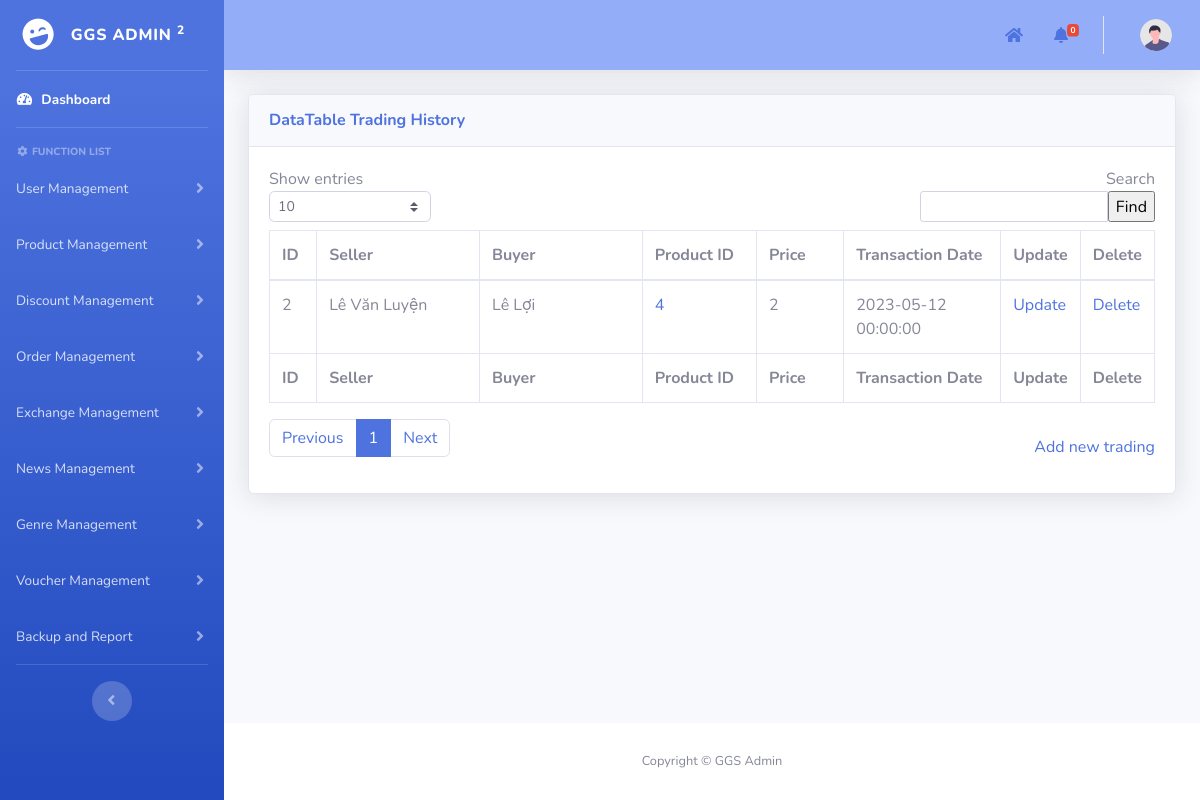
The page /admin/pages/exchangeManagement/tradings_history.php on the database as committed earlier.
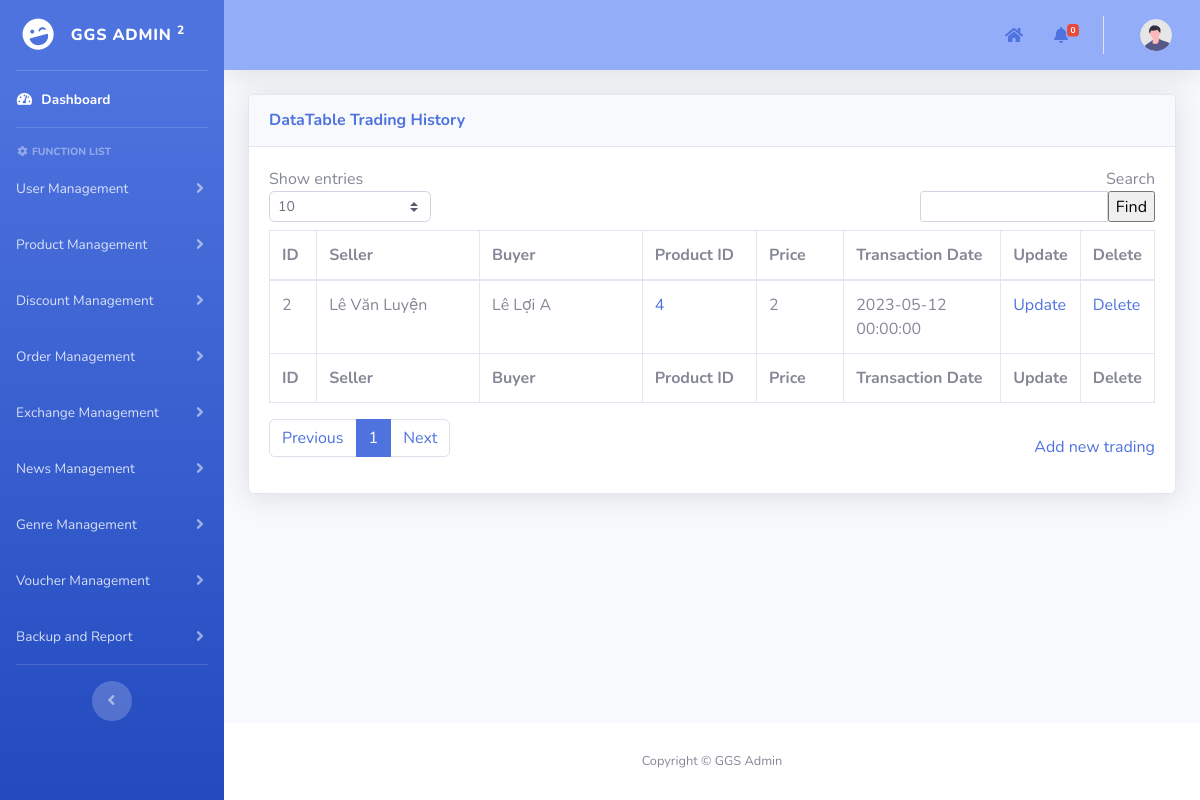
The same page on the database as committed later.
### tables this page shows
CREATE TABLE `tradings_history` (
  `id` int(11) NOT NULL AUTO_INCREMENT,
  `buyer_id` int(11) NOT NULL,
  `product_id` int(11) NOT NULL,
  `price` int(11) NOT NULL,
  `transaction_date` datetime NOT NULL,
  PRIMARY KEY (`id`),
  KEY `tradings_history_ibfk_2` (`buyer_id`),
  KEY `tradings_history_ibfk_3` (`product_id`),
  CONSTRAINT `tradings_history_ibfk_2` FOREIGN KEY (`buyer_id`) REFERENCES `users` (`id`) ON DELETE CASCADE ON UPDATE CASCADE,
  CONSTRAINT `tradings_history_ibfk_3` FOREIGN KEY (`product_id`) REFERENCES `purchased_products` (`id`) ON DELETE CASCADE ON UPDATE CASCADE
);

CREATE TABLE `users` (
  `id` int(11) NOT NULL AUTO_INCREMENT,
  `username` varchar(50) NOT NULL,
  `password` varchar(100) NOT NULL,
  `role` enum('user','manufacturer','developer') NOT NULL,
  `full_name` varchar(60) NOT NULL,
  `phone_number` varchar(10) NOT NULL,
  `email` varchar(100) NOT NULL,
  `Gcoin` int(11) NOT NULL DEFAULT 0,
  `locked_until` date DEFAULT NULL,
  `login_attempts` int(11) NOT NULL,
  `lastest_login` date NOT NULL DEFAULT '1900-01-01',
  PRIMARY KEY (`id`)
);

### admin/pages/add_template.php (called while the page is built, shortened)
<?php
include("../template/template.php");
?>

### admin/pages/exchangeManagement/tradings_history.php (the view, shortened to what the changed rows need)
<?php
include("../add_template.php");
function main()
{
    include("../../../mod/database_connection.php");
    $search = isset($_POST["search"]) ? $_POST["search"] : "";
    $show_entries = isset($_POST["show_entries"]) ? $_POST["show_entries"] : 10;
    if (isset($_GET['page'])) {
        $page = $_GET['page'];
    } else {
        $page = 1;
    }
    if ($page == 1) {
        $begin = 0;
    } else {
        $begin = ($page * $show_entries) - $show_entries;
    }
    $query = "SELECT us.full_name as Seller,th.*,ub.full_name as Buyer FROM `tradings_history` th
    INNER JOIN users ub ON ub.id = th.buyer_id
    INNER JOIN purchased_products pd ON pd.id = th.product_id
    INNER JOIN users us ON us.id = pd.customer_id
    WHERE ub.full_name LIKE '%$search%' OR us.full_name LIKE '%$search%'";
    $query .= "LIMIT $begin, $show_entries";
    $stmt = $conn->prepare($query);
    if (!$stmt->execute()) {
        die("Execute failed: " . $stmt->error);
    }
    $result = $stmt->get_result();
    ?>
    <div class="container-fluid">
        <form method="post" name="frmDataDiscount">
            <div class="card shadow mb-4">
                <div class="card-body">
                    <div class="table-responsive">
                        <div id="dataTable_wrapper" class="dataTables_wrapper dt-bootstrap4">
                            <div id="table_data_return">
                                <div class="row">
                                    <div class="col-sm-12">
                                        <table class="table table-bordered dataTable" id="dataTable" width="100%"
                                            cellspacing="0" role="grid" aria-describedby="dataTable_info"
                                            style="width: 100%;">
                                            <thead>
                                                <tr role="row">
                                                    <th class="sorting sorting_asc" tabindex="0" aria-controls="dataTable"
                                                        rowspan="1" colspan="1" aria-sort="ascending"
                                                        aria-label="ID: activate to sort column descending"
                                                        style="width: 50px;">
                                                        ID
                                                    </th>
                                                    <th class="sorting" tabindex="0" aria-controls="dataTable" rowspan="1"
                                                        colspan="1"
                                                        aria-label="Order date: activate to sort column ascending"
                                                        style="width: 210px;">
                                                        Seller</th>
                                                    <th class="sorting" tabindex="0" aria-controls="dataTable" rowspan="1"
                                                        colspan="1" aria-label="Customer: activate to sort column ascending"
                                                        style="width: 210px;">
                                                        Buyer
                                                    </th>
                                                    <th class="sorting" tabindex="0" aria-controls="dataTable" rowspan="1"
                                                        colspan="1"
                                                        aria-label="Total amount: activate to sort column ascending"
                                                        style="width: 130px;">
                                                        Product ID
                                                    </th>
                                                    <th class="sorting" tabindex="0" aria-controls="dataTable" rowspan="1"
                                                        colspan="1" aria-label="Status: activate to sort column ascending"
                                                        style="width: 100px;">
                                                        Price</th>
                                                    <th class="sorting" tabindex="0" aria-controls="dataTable" rowspan="1"
                                                        colspan="1" aria-label="Status: activate to sort column ascending"
                                                        style="width: 180px;">
                                                        Transaction Date</th>
                                                    <th class="sorting" tabindex="0" aria-controls="dataTable" rowspan="1"
                                                        colspan="1" aria-label="Age: activate to sort column ascending"
                                                        style="width: 70px;">Update
                                                    </th>
                                                    <th class="sorting" tabindex="0" aria-controls="dataTable" rowspan="1"
                                                        colspan="1" aria-label="Age: activate to sort column ascending"
                                                        style="width: 70px;">Delete
                                                    </th>
                                                </tr>
                                            </thead>
                                            <tfoot>
                                                <tr>
                                                    <th rowspan="1" colspan="1">ID</th>
                                                    <th rowspan="1" colspan="1">Seller</th>
                                                    <th rowspan="1" colspan="1">Buyer</th>
                                                    <th rowspan="1" colspan="1">Product ID</th>
                                                    <th rowspan="1" colspan="1">Price</th>
                                                    <th rowspan="1" colspan="1">Transaction Date</th>
                                                    <th rowspan="1" colspan="1">Update</th>
                                                    <th rowspan="1" colspan="1">Delete</th>
                                                </tr>
                                            </tfoot>
                                            <tbody>
                                                <?php
                                                if ($result->num_rows > 0) {
                                                    while ($row = $result->fetch_assoc()) { ?>
                                                        <tr>
                                                            <td>
                                                                <?php echo $row['id']; ?>
                                                            </td>
                                                            <td>
                                                                <?php echo $row['Seller']; ?>
                                                            </td>
                                                            <td>
                                                                <?php echo $row['Buyer']; ?>
                                                            </td>
                                                            <td>
                                                                <a href="./exchanges_management.php?id=<?= $row['product_id']; ?>">
                                                                    <?= $row['product_id']; ?>
                                                                </a>
                                                            </td>
                                                            <td>
                                                                <?php echo $row['price']; ?>
                                                            </td>
                                                            <td>
                                                                <?php echo $row['transaction_date']; ?>
                                                            </td>
                                                            <td><a
                                                                    href="update_trading.php?id=<?php echo $row['id']; ?>">Update</a>
                                                            </td>
                                                            <td><a
                                                                    href="javascript:deleteItem(<?php echo $row['id']; ?>)">Delete</a>
                                                            </td>
                                                        </tr>
                                                        <?php
                                                    }
                                                } else {
                                                    echo '<td style="border: none;">No results found.</td>';
                                                }
                                                ?>
                                            </tbody>
                                        </table>
                                    </div>
                                </div>
                            </div>
                        </div>
                    </div>
                </div>
            </div>
        </form>
    </div>
<?php }
?>

Rows that differ between the two databases and show on the page:
changed through a linked row, tradings_history "Lê Văn Luyện": buyer.full_name "Lê Lợi" → "Lê Lợi A"
